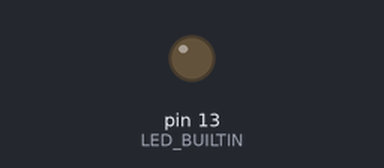
Recording of a sketch running on a simulated Arduino Uno, built with avr-gcc and run on an emulated ATmega328P. Parts: output pins drawn as LEDs (lit = HIGH).

Above: at 0.2 s.
At 2.7 s:
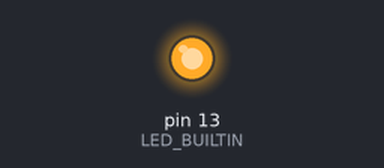
Timing chart, 0 to 4.6 s (numbered marks = the images above):
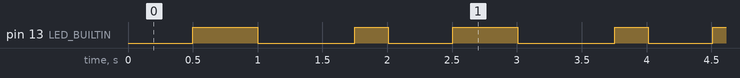

Measured:
- by itself, pin 13 (LED_BUILTIN): repeats every 2.0 s: LOW 0.75 s, HIGH 0.26 s, LOW 0.50 s, HIGH 0.50 s
- by itself, everything shown: repeats every 2.0 s, in 4 steps

The sketch:

03_LED_Show.ino
```cpp
// *************************
//
// Robotics AI Lab
//
// *************************

// LED Dynamic Show
// This code displays a LED Dynamic Show with
// PWM control and delay() to implement smooth transition effects.

// Electronics used
// - Mercury Development Board

void setup() {
  pinMode(LED_BUILTIN, OUTPUT);
}

void loop() {
  digitalWrite(LED_BUILTIN, LOW);
  delay(500);
  digitalWrite(LED_BUILTIN, HIGH);
  delay(500);
  digitalWrite(LED_BUILTIN, LOW);
  delay(500);
  for (int brightness = 250; brightness >= 0; brightness--) {
    analogWrite(LED_BUILTIN, 255 - brightness);
    delay(2);
  }
}
```
